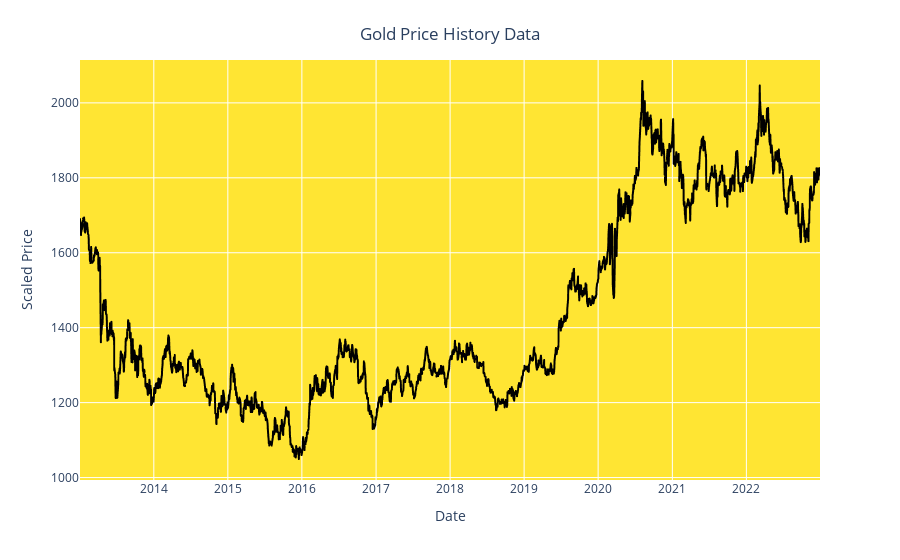

Notebook cell for this chart:
### Markdown cell above
## Step 5: Visualizing Gold Price History Data

Interactive Gold Price Chart:

### Code cell
fig = px.line(y=df.Price, x=df.Date)
fig.update_traces(line_color='black')
fig.update_layout(xaxis_title='Date', yaxis_title='Scaled Price', title={
    'text': 'Gold Price History Data', 'y': 0.95, 'x': 0.5, 'xanchor': 'center', 'yanchor': 'top'},
    plot_bgcolor='rgba(255,223,0,0.8)')

### Figure 1 — Plotly figure (JSON) as saved in the notebook; plotly's stock layout.template omitted (floating-point values rounded to 4 significant figures; data arrays with more than 128 entries replaced by an {"elided": "..."} marker saying what was removed)
{"data": [{"hovertemplate": "x=%{x}<br>y=%{y}<extra></extra>", "legendgroup": "", "line": {"color": "black", "dash": "solid"}, "marker": {"symbol": "circle"}, "mode": "lines", "name": "", "showlegend": false, "type": "scattergl", "x": {"elided": "2583 str values"}, "xaxis": "x", "y": {"elided": "2583 float values"}, "yaxis": "y"}], "layout": {"legend": {"tracegroupgap": 0}, "margin": {"t": 60}, "plot_bgcolor": "rgba(255,223,0,0.8)", "title": {"text": "Gold Price History Data", "x": 0.5, "xanchor": "center", "y": 0.95, "yanchor": "top"}, "xaxis": {"anchor": "y", "domain": [0, 1], "title": {"text": "Date"}}, "yaxis": {"anchor": "x", "domain": [0, 1], "title": {"text": "Scaled Price"}}}}
